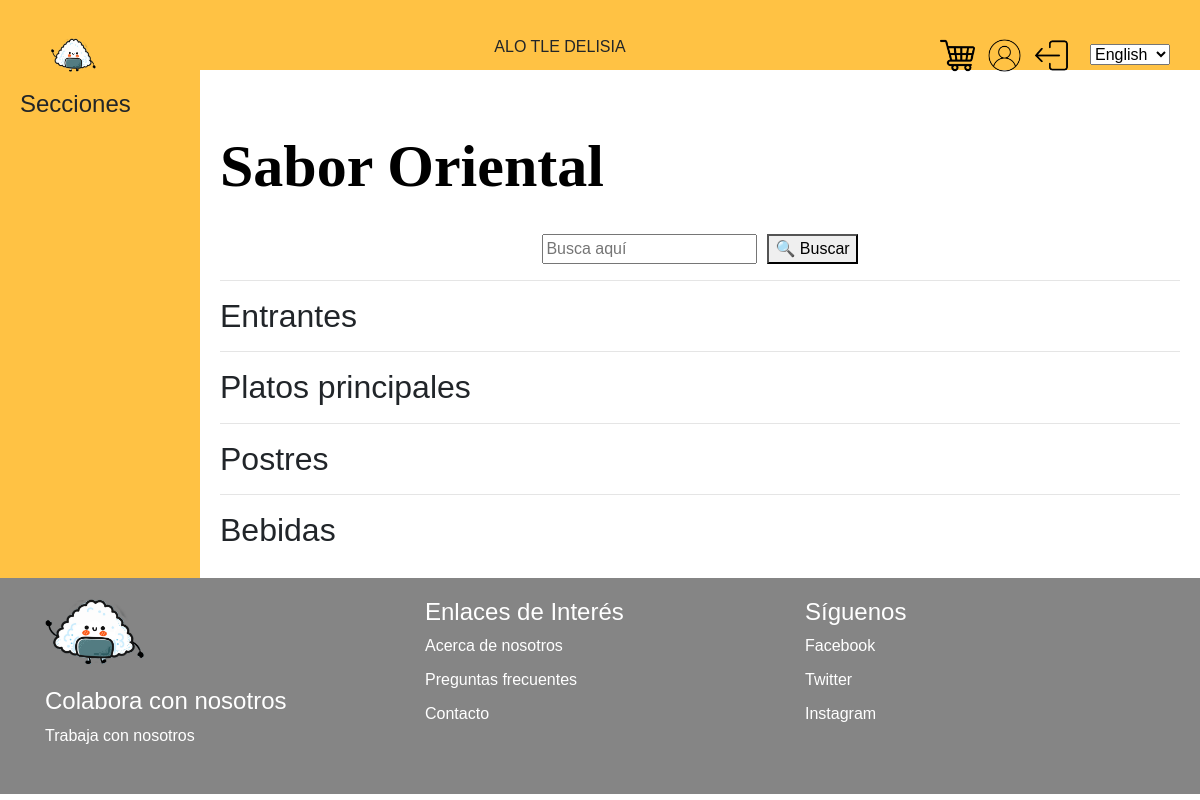
The app's page /SaborOriental, older data.
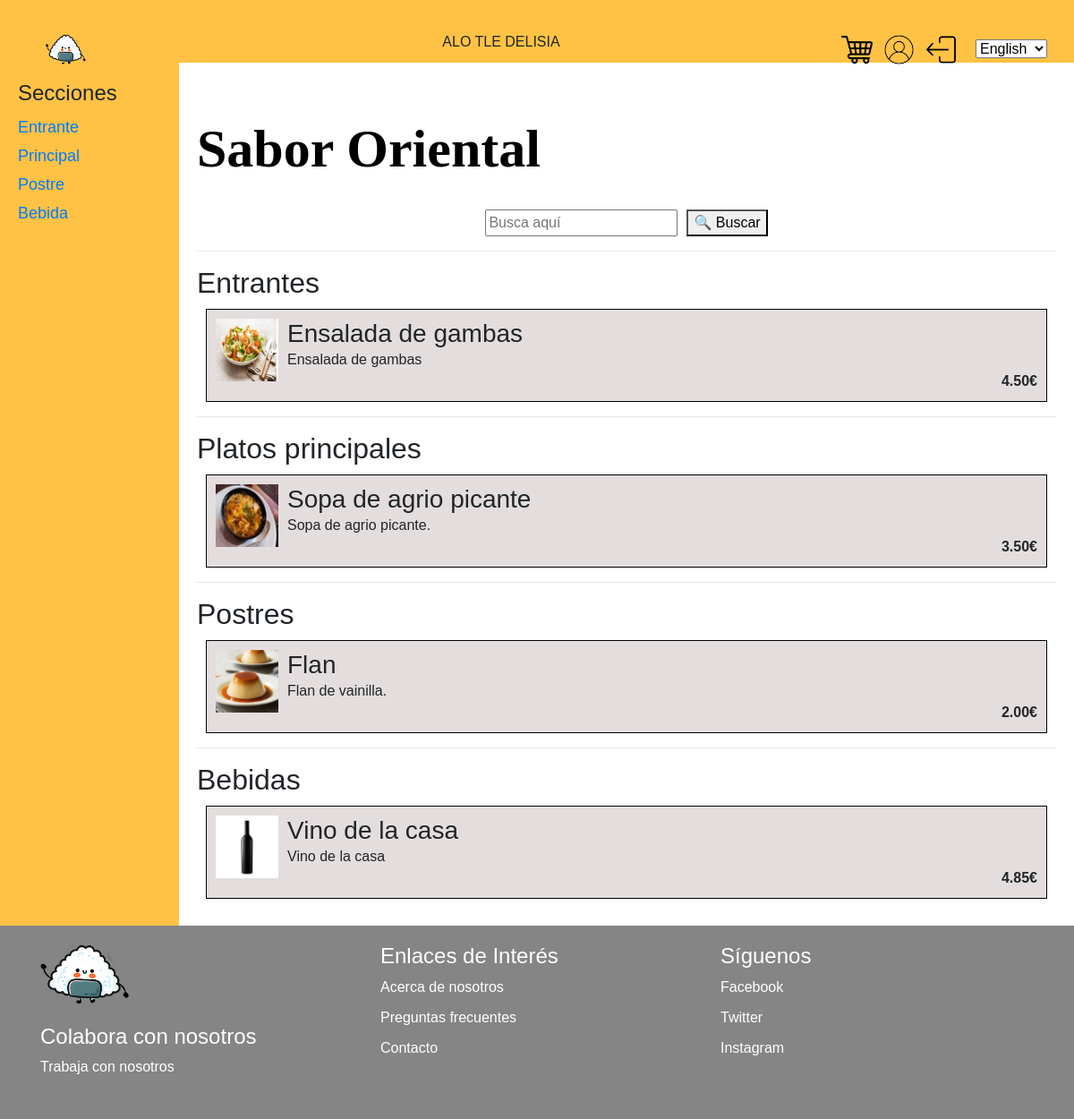
The same page, newer data.
### myapp/models.py (models this page shows)
class TipoProducto(models.Model):
    idTipoProducto = models.AutoField(primary_key=True)
    nombre = models.CharField(max_length=255)
    descripcion=models.TextField()
    idRestaurante = models.ForeignKey(Restaurante, on_delete=models.CASCADE)

class Producto(models.Model):
    idProducto = models.AutoField(primary_key=True)
    nombre = models.CharField(max_length=255)
    descripcionProducto = models.TextField()
    precio = models.DecimalField(max_digits=10, decimal_places=2)
    idTipoProducto = models.ForeignKey(TipoProducto, on_delete=models.CASCADE)
    idRestaurante = models.ForeignKey('Restaurante', on_delete=models.CASCADE)

### myapp/views.py (the view)
# urls.py: path('SaborOriental', sabor, name='SaborOriental'),
def sabor (request):
    productosTipo2 = Producto.objects.filter(idRestaurante=12, idTipoProducto=54)
    productosTipo3 = Producto.objects.filter(idRestaurante=12, idTipoProducto=55)
    productosTipo4 = Producto.objects.filter(idRestaurante=12, idTipoProducto=56)
    productosTipo5 = Producto.objects.filter(idRestaurante=12, idTipoProducto=57)
    categorias=TipoProducto.objects.filter(idRestaurante=12)
    context = {
        'productosTipo2': productosTipo2,
        'productosTipo3': productosTipo3,
        'productosTipo4': productosTipo4,
        'productosTipo5': productosTipo5,
        'categorias': categorias
    }
    return render(request, 'myapp/saborOriental.html', context)

### myapp/templates/myapp/saborOriental.html
{% extends 'base.html' %}
{% block content %}
    {% load static %}
    <link rel="stylesheet" href="{% static 'css/stylePrincipal.css' %}">
    <link rel="stylesheet" href="{% static 'css/sushiDonosti.css' %}">
    <div class="wrapper">
        <aside class="lado">
            <h2>Secciones</h2>
            <ul>
                {% for categoria in categorias %}
                <li><a href=#{{categoria.nombre}}>{{categoria.nombre}}</a></li>
                {%endfor%}
            </ul>
        </aside>
        <div class="main">
            <div class="primerBloque">
                <h1>Sabor Oriental</h1>
                <br>
                <div class="buscador">
                    <input type="text" class="buscar" placeholder="Busca aquí">
                    <button class="search-button">&#128269; Buscar</button>
                </div>
            </div>
            <hr>
            <div class="productos">
                <div id="Entrante">
                <h2>Entrantes</h2>
                {% for producto in productosTipo2 %}
                    <div class="sushiBox">
                        <img src="{% static 'imagenes/' %}{{ producto.nombre|lower }}.png" alt="{{ producto.nombre }}" style="width: 70px; height: 70px;">
                        <div class="contenido-producto">
                            <h3>{{ producto.nombre }}</h3>
                            <p>{{ producto.descripcionProducto }}</p>
                            <p class="precio"><strong>{{ producto.precio }}€</strong></p>
                        </div>
                    </div>
                {% endfor %}
                </div>
                <hr>
                <div id="Principal">
                <h2>Platos principales</h2>
                {% for producto in productosTipo3 %}
                    <div class="sushiBox">
                        <img src="{% static 'imagenes/' %}{{ producto.nombre|lower }}.png" alt="{{ producto.nombre }}" style="width: 70px; height: 70px;">
                        <div class="contenido-producto">
                            <h3>{{ producto.nombre }}</h3>
                            <p>{{ producto.descripcionProducto }}</p>
                            <p class="precio"><strong>{{ producto.precio }}€</strong></p>
                        </div>
                    </div>
                {% endfor %}
                </div>
                <hr>
                <div id="Postre">
                <h2>Postres</h2>
                {% for producto in productosTipo4 %}
                    <div class="sushiBox">
                        <img src="{% static 'imagenes/' %}{{ producto.nombre|lower }}.png" alt="{{ producto.nombre }}" style="width: 70px; height: 70px;">
                        <div class="contenido-producto">
                            <h3>{{ producto.nombre }}</h3>
                            <p>{{ producto.descripcionProducto }}</p>
                            <p class="precio"><strong>{{ producto.precio }}€</strong></p>
                        </div>
                    </div>
                {% endfor %}
                </div>
                <hr>
                <div id="Bebida">
                    <h2>Bebidas</h2>
                    {% for producto in productosTipo5 %}
                        <div class="sushiBox">
                            <img src="{% static 'imagenes/' %}{{ producto.nombre|lower }}.png" alt="{{ producto.nombre }}" style="width: 70px; height: 70px;">
                            <div class="contenido-producto">
                                <h3>{{ producto.nombre }}</h3>
                                <p>{{ producto.descripcionProducto }}</p>
                                <p class="precio"><strong>{{ producto.precio }}€</strong></p>
                            </div>
                        </div>
                    {% endfor %}
                    </div>
            </div>
        </div>
    </div>
{% endblock %}

Row changes from the older to the newer data that the page shows:
added TipoProducto: nombre "Entrante"
added TipoProducto: nombre "Principal"
added TipoProducto: nombre "Postre"
added TipoProducto: nombre "Bebida"
added Producto: nombre "Ensalada de gambas", descripcionProducto "Ensalada de gambas", precio "4.50", shown under "Entrantes"
added Producto: nombre "Sopa de agrio picante", descripcionProducto "Sopa de agrio picante.", precio "3.50", shown under "Platos principales"
added Producto: nombre "Flan", descripcionProducto "Flan de vainilla.", precio "2.00", shown under "Postres"
added Producto: nombre "Vino de la casa", descripcionProducto "Vino de la casa", precio "4.85", shown under "Bebidas"
